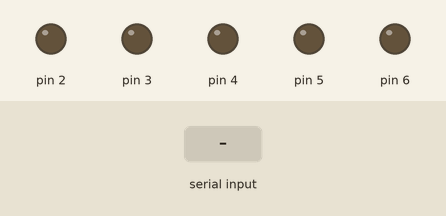
Recording of a sketch running on a simulated Arduino Uno, built with avr-gcc and run on an emulated ATmega328P. Shown: output pins drawn as LEDs (lit = HIGH). The test bench sets the inputs (shaded band).

Above: at 1.2 s.
1.3 s: "0" received over Serial
At 1.8 s:
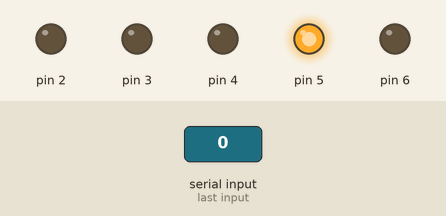
2.8 s: "1" received over Serial
At 4.0 s:
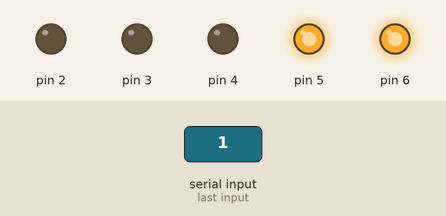
4.3 s: "2" received over Serial
At 5.3 s:
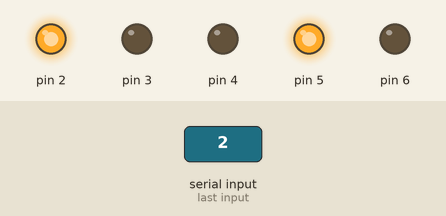
5.8 s: "3" received over Serial
At 6.4 s:
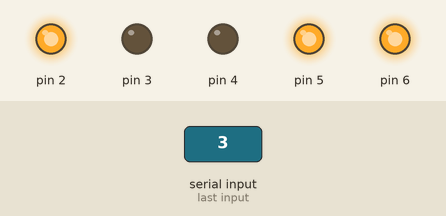
7.3 s: "4" received over Serial
At 8.5 s:
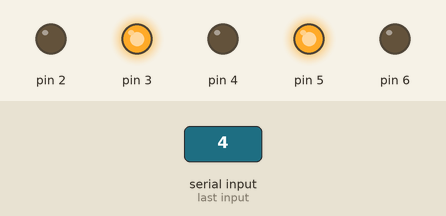
8.8 s: "5" received over Serial
At 9.9 s:
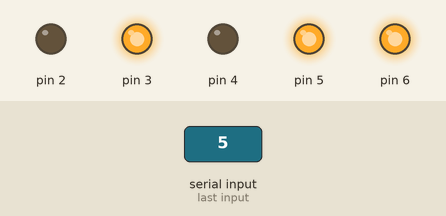
Timing chart, 0 to 11.3 s (numbered marks = the images above; inputs shaded):
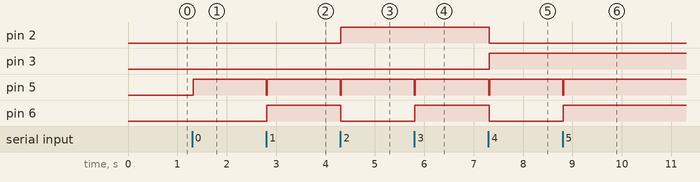

The sketch:

digital_pipe.ino
```cpp
void setup()
{
  pinMode(6, OUTPUT);
  pinMode(2, OUTPUT);
  pinMode(3, OUTPUT);
  pinMode(4, OUTPUT);
  pinMode(5, OUTPUT);
  Serial.begin(9600);
}
char a;
void loop()
{
  if(Serial.available())
  {
    a=Serial.read();
  	switch(a)
    {
    	case '0':
      		digitalWrite(5,LOW);
      		delay(10);
      		digitalWrite(6,LOW);
      		digitalWrite(2,LOW);
      		digitalWrite(3,LOW);
      		digitalWrite(4,LOW);
      		delay(10);
      		digitalWrite(5,HIGH);
      		break;

      	case '1':
      		digitalWrite(5,LOW);
      		delay(10);
      		digitalWrite(6,HIGH);
      		digitalWrite(2,LOW);
      		digitalWrite(3,LOW);
      		digitalWrite(4,LOW);
      		delay(10);
      		digitalWrite(5,HIGH);
      		break;
      	case '2':
      		digitalWrite(5,LOW);
      		delay(10);
      		digitalWrite(6,LOW);
      		digitalWrite(2,HIGH);
      		digitalWrite(3,LOW);
      		digitalWrite(4,LOW);
      		delay(10);
      		digitalWrite(5,HIGH);
      		break;
      	case '3':
      		digitalWrite(5,LOW);
      		delay(10);
      		digitalWrite(6,HIGH);
      		digitalWrite(2,HIGH);
      		digitalWrite(3,LOW);
      		digitalWrite(4,LOW);
      		delay(10);
      		digitalWrite(5,HIGH);
      		break;
      	case '4':
      		digitalWrite(5,LOW);
      		delay(10);
      		digitalWrite(6,LOW);
      		digitalWrite(2,LOW);
      		digitalWrite(3,HIGH);
      		digitalWrite(4,LOW);
      		delay(10);
      		digitalWrite(5,HIGH);
      		break;
      	case '5':
      		digitalWrite(5,LOW);
      		delay(10);
      		digitalWrite(6,HIGH);
      		digitalWrite(2,LOW);
      		digitalWrite(3,HIGH);
      		digitalWrite(4,LOW);
      		delay(10);
      		digitalWrite(5,HIGH);
      		break;
      	case '6':
      		digitalWrite(5,LOW);
      		delay(10);
      		digitalWrite(6,LOW);
      		digitalWrite(2,HIGH);
      		digitalWrite(3,HIGH);
      		digitalWrite(4,LOW);
      		delay(10);
      		digitalWrite(5,HIGH);
      		break;
     	case '7':
      		digitalWrite(5,LOW);
      		delay(10);
      		digitalWrite(6,HIGH);
      		digitalWrite(2,HIGH);
      		digitalWrite(3,HIGH);
      		digitalWrite(4,LOW);
      		delay(10);
      		digitalWrite(5,HIGH);
      		break;
     	case '8':
      		digitalWrite(5,LOW);
      		delay(10);
      		digitalWrite(6,LOW);
      		digitalWrite(2,LOW);
      		digitalWrite(3,LOW);
      		digitalWrite(4,HIGH);
      		delay(10);
      		digitalWrite(5,HIGH);
      		break;
      case '9':
      		digitalWrite(5,LOW);
      		delay(10);
      		digitalWrite(6,HIGH);
      		digitalWrite(2,LOW);
      		digitalWrite(3,LOW);
      		digitalWrite(4,HIGH);
      		delay(10);
      		digitalWrite(5,HIGH);
      		break;
    	 defult:
     		  break;
    }
  }
}
```

Measured:
- after the input at 1.3 s, pin 5: LOW → HIGH at once
- after the input at 2.8 s, pin 5: HIGH → LOW at once, → HIGH 0.02 s later; pin 6: LOW → HIGH at once
- after the input at 4.3 s, pin 2: LOW → HIGH at once; pin 5: HIGH → LOW at once, → HIGH 0.02 s later; pin 6: HIGH → LOW at once
- after the input at 5.8 s, pin 5: HIGH → LOW at once, → HIGH 0.02 s later; pin 6: LOW → HIGH at once
- after the input at 7.3 s, pin 2, pin 6: HIGH → LOW at once; pin 3: LOW → HIGH at once; pin 5: HIGH → LOW at once, → HIGH 0.02 s later
- after the input at 8.8 s, pin 5: HIGH → LOW at once, → HIGH 0.02 s later; pin 6: LOW → HIGH at once
